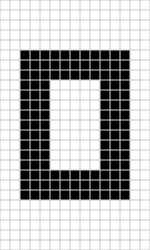
#> input picture VAE/svd_sample.png, 150 x 250 px
$ jupyter execute --allow-errors 'SVD and PCA.ipynb'
#> lines starting #> are read from the running program, lines starting #| are printed output that depends on the picture
[cell 1]
import cv2
import numpy as np
import matplotlib.pyplot as plt

# 1. 奇异值分解-Singular Value Decomposition (SVD)

[cell 2]
img = cv2.imread('./svd_sample.png')
#> img is the input picture: shape (250, 150, 3); min 0, max 255, mean 179.6
gray_image = cv2.cvtColor(img, cv2.COLOR_RGB2GRAY)
gray_image = gray_image.astype(np.float64)

[cell 3]
plt.imshow(gray_image,cmap='gray')

[cell 4]
U, s, V = np.linalg.svd(gray_image)
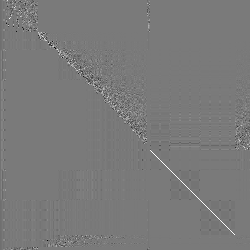
#> U: shape (250, 250) float64; min -0.903, max 0.982, mean -0.000217; drawn with min black and max white
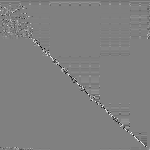
#> V: shape (150, 150) float64; min -0.983, max 0.97, mean -0.000642; drawn with min black and max white
#> s = 150 values, max 37516.3 at index 0, min 7.62e-13 at index 149, mean 377
U.shape, s.shape, V.shape
#> Out = ((250, 250), (150,), (150, 150))

[cell 5]
plt.figure(figsize=(10,12))
for k in range(9):
    k_img = s[k]*np.dot(U[:,k].reshape(-1,1),V[k,:].reshape(1,-1))
    plt.subplot(3,3,k+1),
    plt.imshow(k_img, cmap='gray'),
    plt.xlabel(f"For K value = {k}")
#> this loop made 9 passes
#> pass 1, `k_img = s[k]*np.dot(U[:,k].reshape(-1,1),V[k,:].reshape(1,-1))`:
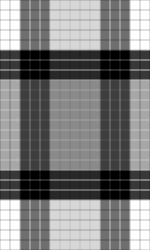
#> k_img: shape (250, 150) float64; min 66.95, max 301.9, mean 182.1; drawn with min black and max white
#> pass 2, `k_img = s[k]*np.dot(U[:,k].reshape(-1,1),V[k,:].reshape(1,-1))`:
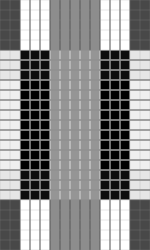
#> k_img: shape (250, 150) float64; min -108.4, max 82.33, mean -2.7; drawn with min black and max white
#> pass 3, `k_img = s[k]*np.dot(U[:,k].reshape(-1,1),V[k,:].reshape(1,-1))`:
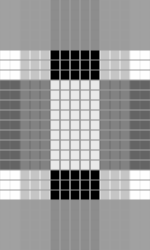
#> k_img: shape (250, 150) float64; min -108.1, max 71.51, mean 0.2; drawn with min black and max white
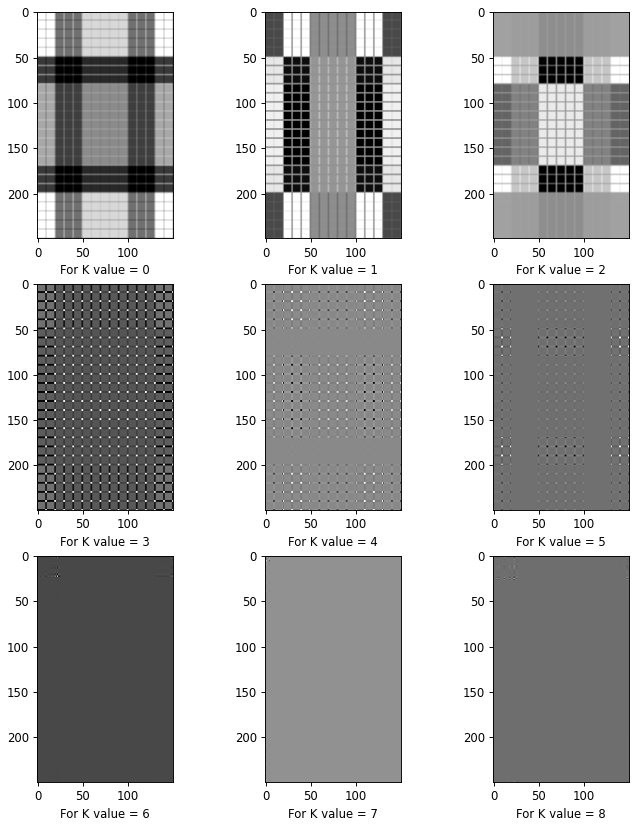
#> figure drawn by matplotlib, 9 panels

[cell 6]
plt.figure(figsize=(10,12))
k_sum = np.zeros_like(gray_image)
for k in range(9):
    k_img = s[k]*np.dot(U[:,k].reshape(-1,1),V[k,:].reshape(1,-1))
    k_sum += k_img
    plt.subplot(3,3,k+1),
    plt.imshow(k_sum, cmap='gray'),
    plt.xlabel(f"K = {k}")
#> this loop made 9 passes
#> pass 2, `k_sum += k_img`:
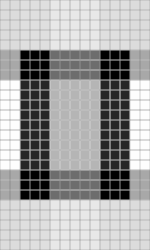
#> k_sum: shape (250, 150) float64; min -31.06, max 292, mean 179.4; drawn with min black and max white
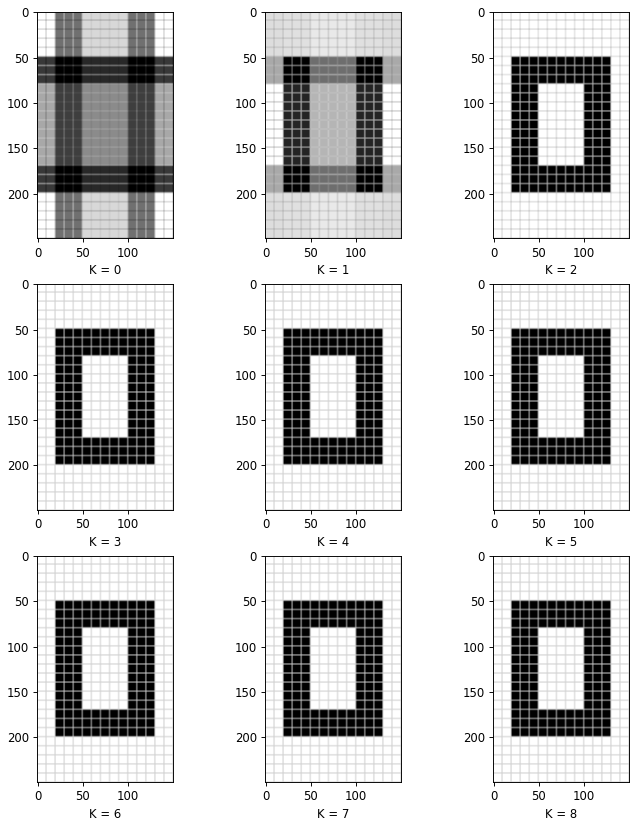
#> figure drawn by matplotlib, 9 panels

[cell 7]
s[0]
#> Out = 37516.3

[cell 8]
plt.bar(range(1, len(s) + 1), s)
plt.xlabel("Rankings")
plt.ylabel("Singular Values")
plt.title("Singular Values versus their Rankings")
plt.show()
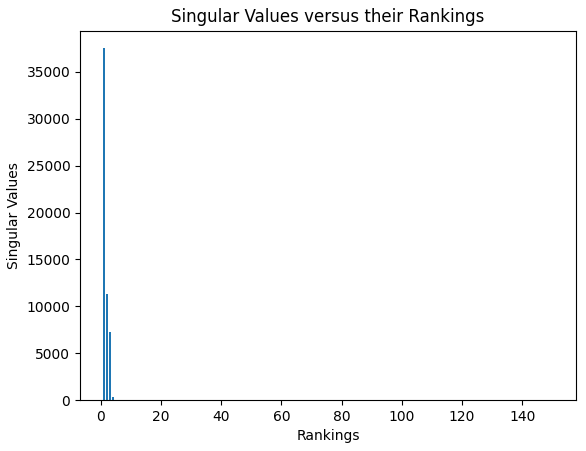
#> figure drawn by matplotlib, 1 panel; tallest bar 37516.3 high, from x = 0.6 to 1.4
